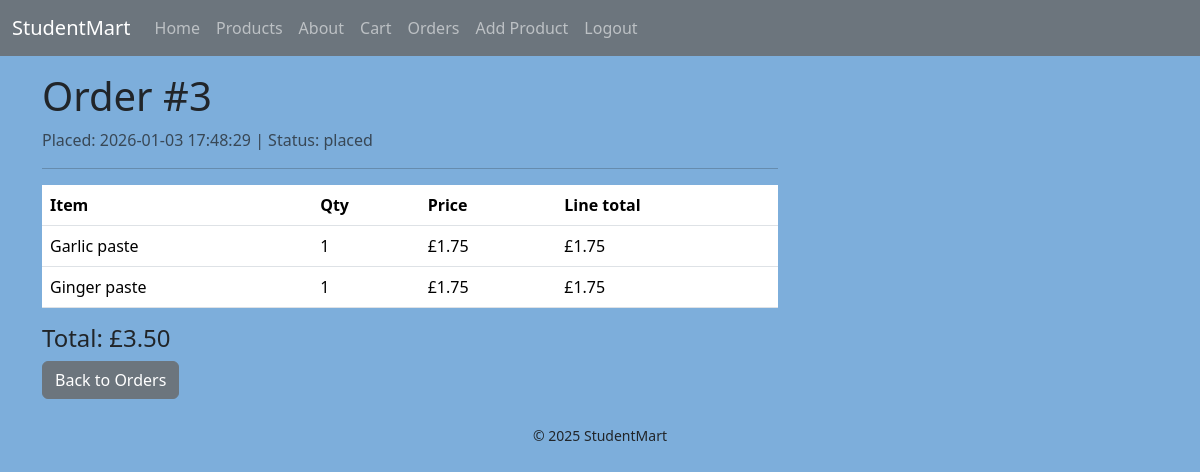
/orders/3/ (signed in), run on the app's committed database.
### tables this page shows
CREATE TABLE orders (
  id INTEGER PRIMARY KEY AUTOINCREMENT,
  user_id INTEGER NOT NULL REFERENCES users(id),
  created TIMESTAMP DEFAULT CURRENT_TIMESTAMP,
  status TEXT NOT NULL DEFAULT 'placed',  -- placed/paid/cancelled etc.
  total REAL NOT NULL DEFAULT 0
);

CREATE TABLE order_items (
  id INTEGER PRIMARY KEY AUTOINCREMENT,
  order_id INTEGER NOT NULL REFERENCES orders(id),
  product_id INTEGER NOT NULL REFERENCES products(id),
  quantity INTEGER NOT NULL DEFAULT 1,
  price_each REAL NOT NULL
);

CREATE TABLE products (
  id INTEGER PRIMARY KEY AUTOINCREMENT,
  created TIMESTAMP DEFAULT CURRENT_TIMESTAMP,
  user INTEGER NOT NULL REFERENCES users(id),
  category INTEGER NOT NULL REFERENCES categories(id),
  name TEXT NOT NULL,
  description TEXT,
  price REAL NOT NULL,
  image_url TEXT,
  stock INTEGER DEFAULT 0
);

### app.py (the view)
@app.route("/orders/<int:order_id>/")
def order_receipt(order_id):
    if session.get("user_id") is None:
        flash("Please login first.", "warning")
        return redirect(url_for("login"))
    order = order_get(order_id)
    if order is None or order["user_id"] != session["user_id"]:
        flash("Order not found.", "danger")
        return redirect(url_for("orders"))
    items = order_get_items(order_id)
    return render_template("order_receipt.html", title=f"Order #{order_id}", order=order, items=items)

### app.py (called while the page is built)
@app.context_processor
def inject_csrf_token():
    return dict(csrf_token=generate_csrf())

@app.context_processor
def inject_site_name():
    return dict(siteName=siteName)

### db/db.py (called while the page is built)
def get_db_connection():
    base_dir = os.path.dirname(os.path.abspath(__file__))
    db_path = os.path.join(base_dir, "database.db")
    conn = sqlite3.connect(db_path)
    conn.row_factory = sqlite3.Row
    return conn

def order_get(order_id):
    conn = get_db_connection()
    order = conn.execute("SELECT * FROM orders WHERE id=?", (order_id,)).fetchone()
    conn.close()
    return order

def order_get_items(order_id):
    conn = get_db_connection()
    rows = conn.execute("""
        SELECT order_items.quantity, order_items.price_each,
               products.name
        FROM order_items
        JOIN products ON order_items.product_id = products.id
        WHERE order_items.order_id = ?
    """, (order_id,)).fetchall()
    conn.close()
    return rows

### templates/order_receipt.html
{% extends "base.html" %}
{% block content %}
<h1>Order #{{ order['id'] }}</h1>
<p class="text-muted">Placed: {{ order['created'] }} | Status: {{ order['status'] }}</p>
<hr>
<table class="table">
  <thead><tr><th>Item</th><th>Qty</th><th>Price</th><th>Line total</th></tr></thead>
  <tbody>
    {% for i in items %}
      <tr>
        <td>{{ i['name'] }}</td>
        <td>{{ i['quantity'] }}</td>
        <td>£{{ '%.2f'|format(i['price_each']) }}</td>
        <td>£{{ '%.2f'|format(i['price_each'] * i['quantity']) }}</td>
      </tr>
    {% endfor %}
  </tbody>
</table>
<h4>Total: £{{ '%.2f'|format(order['total']) }}</h4>
<a class="btn btn-secondary" href="{{ url_for('orders') }}">Back to Orders</a>
{% endblock %}

### static/styles.css (style rules this page uses)
body { background: #7daedb; }

### data on the page
orders: id "3", created "2026-01-03 17:48:29", status "placed", total "3.50"
order_items: name "Garlic paste", quantity "1", price_each "1.75", i['price_each']*i['quantity'] "1.75"
order_items: name "Ginger paste", quantity "1", price_each "1.75", i['price_each']*i['quantity'] "1.75"

### other printed values
{{ siteName }} "StudentMart"
